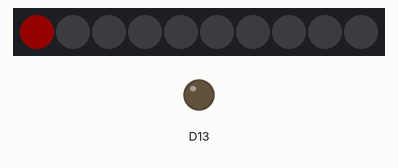
Bench run of a sketch on a simulated Adafruit Circuit Playground Express. On the bench: 10 RGB LEDs in strip order, left to right, output pins drawn as LEDs (lit = HIGH). Dim RGB values are drawn brighter than linear.

Above: at 0.12 s.
At 5.55 s:
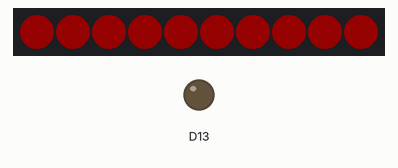
At 10.07 s:
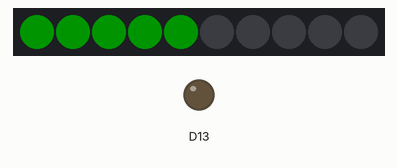
At 15.0 s:
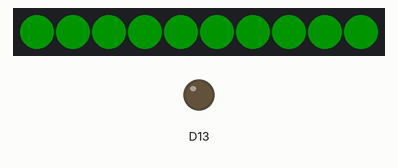
At 20.03 s:
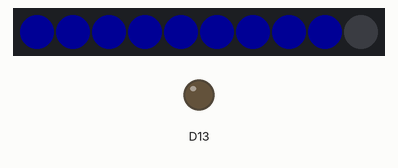
At 39.82 s:
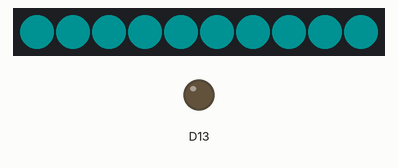

The sketch:

sketch_apr14d.ino
```cpp
// Cycle red, pulse cyan, blink red - green - blue - cyan - yellow - magenta - white
// Cycle green, pulse cyan, blink red - green - blue - cyan - yellow - magenta - white
// Cycle blue, pulse cyan, blink red - green - blue - cyan - yellow - magenta - white

#include <Adafruit_CircuitPlayground.h>

uint32_t color = 0x00FF0000;

uint8_t counter = 0;
uint8_t cyanCounter = 0;

void setup() {
  CircuitPlayground.begin();
}

void loop() {
  cycleColors();

  counter = 0; // Start entire sequence over
}

void cycleColors() {
  while (counter < 3)
  {
    for (uint8_t i = 0; i < 10; i++)
    {
    CircuitPlayground.setPixelColor(i, color);
    delay(250);
    }
    CircuitPlayground.clearPixels();

    color >>= 8;

    if (color == 0)
    color = 0x00FF0000;

    cyanFade();
    cyanCounter = 0; // Reset counter to start loop over
    flashColors();

    counter++;
  }
}

void cyanFade() {
  while (cyanCounter < 1)
  {
  for (uint8_t i = 0; i < 255; i += 5)
  {
    for (uint8_t j = 0; j < 10; j++)
    {
      CircuitPlayground.setPixelColor(j, 0, i, i);
      delay(2);
    }
  }

  for (uint8_t i = 255; i > 0; i -= 5)
  {
    for (uint8_t j = 0; j < 10; j++)
    {
      CircuitPlayground.setPixelColor(j, 0, i, i);
      delay(3);
    }
  }
    cyanCounter++;
  }
}

void flashColors() {
// red
  for (uint8_t i = 0; i < 10; i++)
  {
    CircuitPlayground.setPixelColor(i, 0x00FF0000);
  }
  delay(250);

  CircuitPlayground.clearPixels();

  delay(250);
// green
  for (uint8_t i = 0; i < 10; i++)
  {
    CircuitPlayground.setPixelColor(i, 0x0000FF00);
  }
  delay(250);

  CircuitPlayground.clearPixels();

  delay(250);
// blue
  for (uint8_t i = 0; i < 10; i++)
  {
    CircuitPlayground.setPixelColor(i, 0x000000FF);
  }
  delay(250);

  CircuitPlayground.clearPixels();

  delay(250);
//cyan
  for (uint8_t i = 0; i < 10; i++)
  {
    CircuitPlayground.setPixelColor(i, 0x0000FFFF);
  }
  delay(250);

  CircuitPlayground.clearPixels();

  delay(250);
// yellow
  for (uint8_t i = 0; i < 10; i++)
  {
    CircuitPlayground.setPixelColor(i, 0x00FFFF00);
  }
  delay(250);

  CircuitPlayground.clearPixels();

  delay(250);
// magenta
  for (uint8_t i = 0; i < 10; i++)
  {
    CircuitPlayground.setPixelColor(i, 0x00FF00FF);
  }
  delay(250);

  CircuitPlayground.clearPixels();

  delay(250);
// white
  for (uint8_t i = 0; i < 10; i++)
  {
    CircuitPlayground.setPixelColor(i, 0x00FFFFFF);
  }
  delay(250);

  CircuitPlayground.clearPixels();

  delay(250);
}
```
